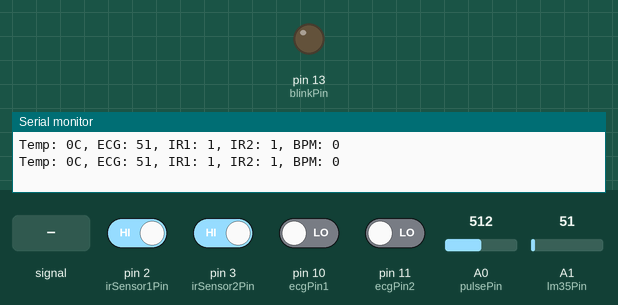
Recording of a sketch running on a simulated Arduino Uno, built with avr-gcc and run on an emulated ATmega328P. Parts: output pins drawn as LEDs (lit = HIGH), the last lines printed to the serial monitor. The test bench sets the inputs (shaded band); at power-on: pin 2 (irSensor1Pin), pin 3 (irSensor2Pin) HIGH, pin 10 (ecgPin1), pin 11 (ecgPin2) LOW, A0 (pulsePin) = 512, A1 (lm35Pin) = 51.

Above: at 1.2 s.
1.3 s: A0 (pulsePin) fed a 2 Hz sine of ±306 counts around its level
At 1.62 s:
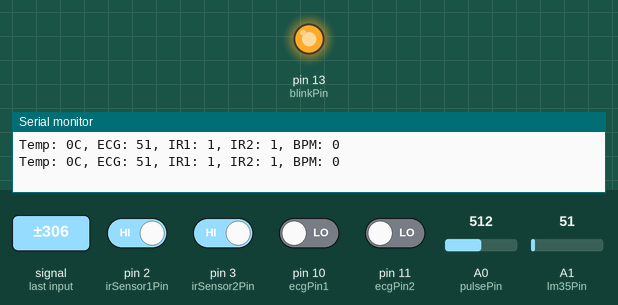
5.0 s: A0 (pulsePin) set to 306
At 5.8 s:
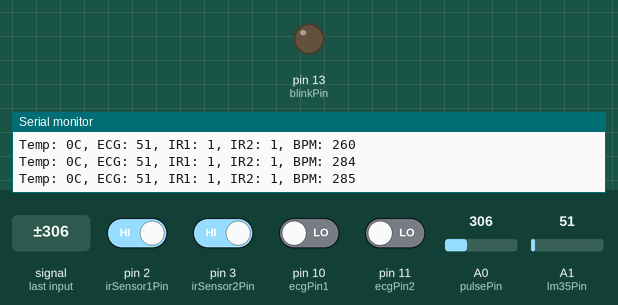
9.5 s: A0 (pulsePin) set to 500
11.0 s: A0 (pulsePin) set to 525
At 11.8 s:
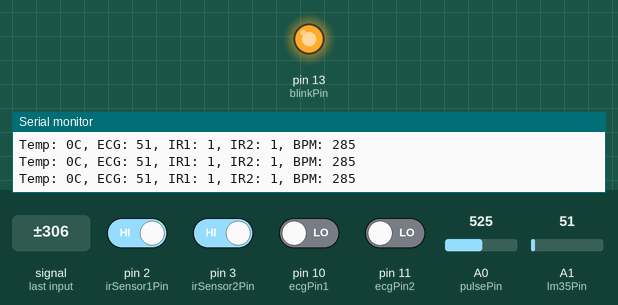
12.5 s: A0 (pulsePin) set to 511
At 13.7 s:
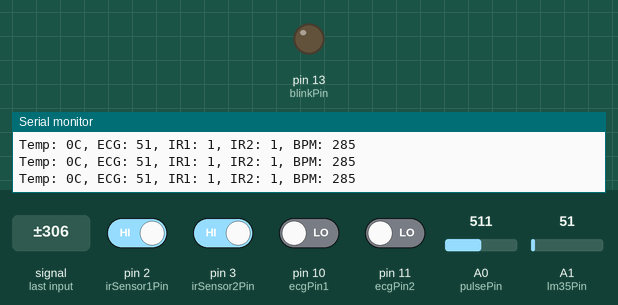
Timing chart, 0 to 15.0 s (numbered marks = the images above; inputs shaded):
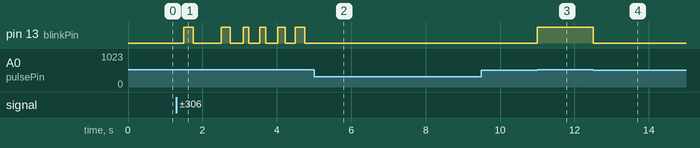

Measured:
- the behaviour switches between 512 and 513 on A0 (pulsePin) (found by bisection; images 2 and 3)
- after the input at 1.3 s, pin 13 (blinkPin): LOW → HIGH after 0.20 s, → LOW 0.24 s later, → HIGH 0.75 s later, → LOW 0.25 s later, … (12 changes in this stretch)
- after the input at 5.0 s, pin 13 (blinkPin): stops changing and stays LOW
- after the input at 11.0 s, pin 13 (blinkPin): LOW → HIGH at once
- after the input at 12.5 s, pin 13 (blinkPin): HIGH → LOW at once

The sketch:

optimized_4sensors.ino
```cpp
// LM35 Temperature Sensor
const byte lm35Pin = A1;  // LM35 connected to analog pin A1
int temperature = 0;

// AD8232 ECG Sensor
const byte ecgPin1 = 10;  // ECG sensor L0+ connected to pin 10
const byte ecgPin2 = 11;  // ECG sensor L0- connected to pin 11
int ecgValue;

// IR Sensors
const byte irSensor1Pin = 2;  // Pin for IR sensor 1 output
const byte irSensor2Pin = 3;  // Pin for IR sensor 2 output

// HW-828 Pulse Sensor
const byte pulsePin = A0;     // Pulse Sensor purple wire connected to analog pin A0
const byte blinkPin = 13;     // Pin to blink LED at each beat

// Volatile Variables for Pulse Sensor
volatile int BPM = 0;
volatile int Signal = 0;
volatile int IBI = 600;
volatile boolean Pulse = false;
volatile boolean QS = false;

volatile byte rate[10];       // Array to hold last 10 IBI values
volatile unsigned long sampleCounter = 0;
volatile unsigned long lastBeatTime = 0;
volatile int P = 512;
volatile int T = 512;
volatile int thresh = 525;
volatile int amp = 100;
volatile boolean firstBeat = true;
volatile boolean secondBeat = false;

void setup() {
  Serial.begin(115200);          // Initialize serial communication

  pinMode(ecgPin1, INPUT);       // ECG sensor pin 1
  pinMode(ecgPin2, INPUT);       // ECG sensor pin 2
  pinMode(irSensor1Pin, INPUT);  // IR sensor 1 pin
  pinMode(irSensor2Pin, INPUT);  // IR sensor 2 pin
  pinMode(blinkPin, OUTPUT);     // Pulse LED blink pin

  interruptSetup();              // Set up pulse sensor interrupt
}

void loop() {
  int tempValue = analogRead(lm35Pin); // Read LM35 temperature
  temperature = (tempValue * 5 / 1023) * 100;  // Integer calculation for temperature

  if ((digitalRead(ecgPin1) == HIGH) || (digitalRead(ecgPin2) == HIGH)) {
    ecgValue = -1;  // ECG sensor error
  } else {
    ecgValue = analogRead(lm35Pin); // Read ECG value
  }

  int sensorValue1 = digitalRead(irSensor1Pin); // Read IR sensor 1
  int sensorValue2 = digitalRead(irSensor2Pin); // Read IR sensor 2

  // Output data to serial
  Serial.print("Temp: "); Serial.print(temperature); Serial.print("C, ");
  Serial.print("ECG: ");
  if (ecgValue == -1) Serial.print("Error");
  else Serial.print(ecgValue);

  Serial.print(", IR1: "); Serial.print(sensorValue1);
  Serial.print(", IR2: "); Serial.print(sensorValue2);
  Serial.print(", BPM: "); Serial.println(BPM);

  if (QS == true) {
    QS = false; // Reset Quantified Self flag
  }

  delay(1000); // Delay between readings
}

// Pulse Sensor interrupt setup function
void interruptSetup() {
  TCCR2A = 0x02; // Disable PWM on pins 3 and 11, CTC mode
  TCCR2B = 0x06; // 256 prescaler
  OCR2A = 0X7C;  // Set top of count to 124 for 500Hz sample rate
  TIMSK2 = 0x02; // Enable interrupt on match between Timer2 and OCR2A
  sei();         // Enable global interrupts
}

ISR(TIMER2_COMPA_vect) {
  cli();
  Signal = analogRead(pulsePin);  // Read pulse sensor
  sampleCounter += 2;             // Increment time counter
  int N = sampleCounter - lastBeatTime;

  if (Signal < thresh && N > (IBI / 5) * 3) {
    if (Signal < T) T = Signal; // Track trough
  }

  if (Signal > thresh && Signal > P) {
    P = Signal;  // Track peak
  }

  if (N > 250 && (Signal > thresh) && !Pulse && (N > (IBI / 5) * 3)) {
    Pulse = true;
    digitalWrite(blinkPin, HIGH);  // Turn on LED
    IBI = sampleCounter - lastBeatTime;
    lastBeatTime = sampleCounter;

    if (secondBeat) {
      secondBeat = false;
      for (byte i = 0; i < 10; i++) rate[i] = IBI;
    }

    if (firstBeat) {
      firstBeat = false;
      secondBeat = true;
      sei();
      return;
    }

    unsigned long runningTotal = 0;
    for (byte i = 0; i < 9; i++) {
      rate[i] = rate[i + 1];
      runningTotal += rate[i];
    }

    rate[9] = IBI;
    runningTotal += rate[9];
    runningTotal /= 10;
    BPM = 60000 / runningTotal;
    QS = true;
  }

  if (Signal < thresh && Pulse == true) {
    digitalWrite(blinkPin, LOW); // Turn off LED
    Pulse = false;
    amp = P - T;
    thresh = amp / 2 + T;
    P = thresh;
    T = thresh;
  }

  if (N > 2500) {
    thresh = 512;
    P = 512;
    T = 512;
    lastBeatTime = sampleCounter;
    firstBeat = true;
    secondBeat = false;
  }

  sei();
}
```
